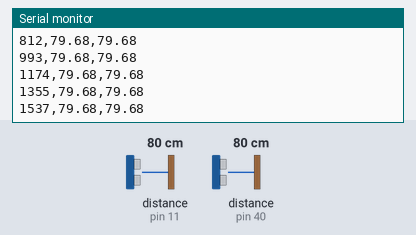
The sketch below on a simulated Arduino Mega 2560, built with avr-gcc and run on an emulated ATmega2560. Parts: the last lines printed to the serial monitor. Wiring (inferred from the names in the program): 2 × ultrasonic range finder: trigger pin 12, echo pin 11 / trigger pin 42, echo pin 40. The inputs (shaded band) are chosen by the test bench; at power-on: distance to the obstacle (sensors on pin 11, pin 40) 80 cm. The echo pulse lasts 58.3 µs per cm.

Above: at 1.7 s.
1.8 s: distance to the obstacle (sensor on pin 11) set to 2 cm
At 1.86 s:
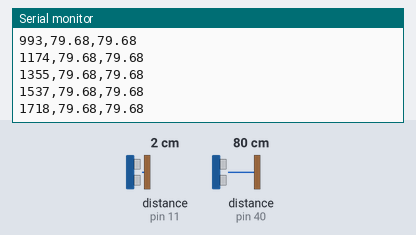
3.3 s: distance to the obstacle (sensor on pin 40) set to 60 cm
At 3.45 s:
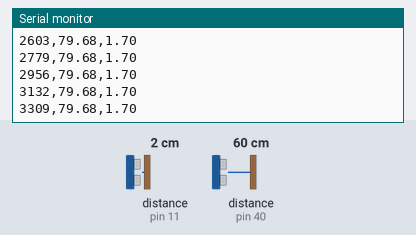
6.3 s: distance to the obstacle (sensor on pin 11) set to 4 cm
At 6.44 s:
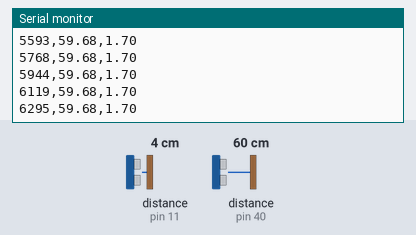
7.8 s: distance to the obstacle (sensor on pin 11) set to 299 cm
At 7.85 s:
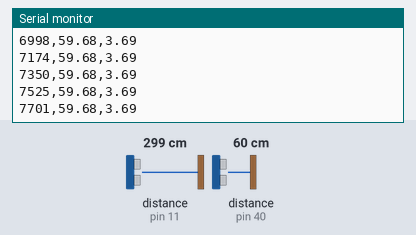
10.8 s: distance to the obstacle (sensor on pin 40) set to 2 cm
At 10.94 s:
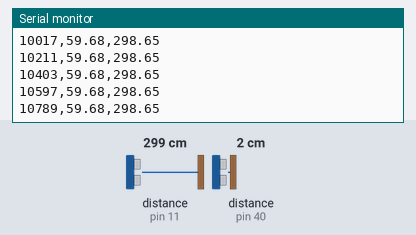
Timing chart, 0 to 13.3 s (numbered marks = the images above; inputs shaded):
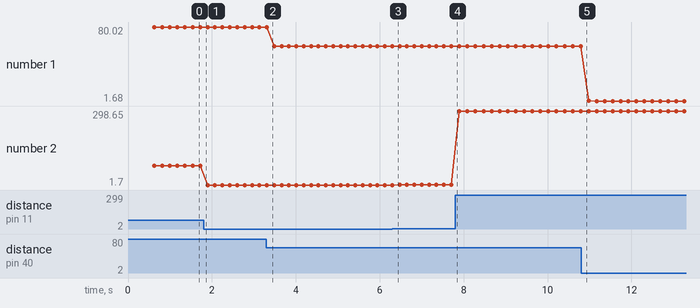

Measured:
- plotted number 1: 79.68 → 59.68 after the input at 3.3 s, 59.68 → 1.68 after the input at 10.8 s
- plotted number 2: 79.68 → 1.7 after the input at 1.8 s, 1.7 → 3.69 after the input at 6.3 s, 3.69 → 298.65 after the input at 7.8 s

The sketch:

read_ultra.ino
```cpp
const int trigObject = 42;
const int echoObject = 40;
const int trigTable = 12;
const int echoTable = 11;

const unsigned long ECHO_TIMEOUT_US = 30000UL;
const float SPEED_OF_SOUND_CM_PER_US = 0.0343f;

const int INTER_SENSOR_DELAY_MS = 60;
const int LOOP_DELAY_MS = 50;

float readUltrasonic(int trigPin, int echoPin) {
  digitalWrite(trigPin, LOW);
  delayMicroseconds(2);

  digitalWrite(trigPin, HIGH);
  delayMicroseconds(10);
  digitalWrite(trigPin, LOW);

  unsigned long duration = pulseIn(echoPin, HIGH, ECHO_TIMEOUT_US);

  if (duration == 0) return -1.0;

  float distance_cm = (duration * SPEED_OF_SOUND_CM_PER_US) / 2.0;

  if (distance_cm < 1.0 || distance_cm > 400.0) return -1.0;

  return distance_cm;
}

void setup() {
  Serial.begin(9600);

  pinMode(trigObject, OUTPUT);
  pinMode(echoObject, INPUT);
  pinMode(trigTable, OUTPUT);
  pinMode(echoTable, INPUT);

  digitalWrite(trigObject, LOW);
  digitalWrite(trigTable, LOW);

  delay(500);

  Serial.println("arduino_ms,object_raw_cm,table_raw_cm");
}

void loop() {
  float objectDist = readUltrasonic(trigObject, echoObject);
  delay(INTER_SENSOR_DELAY_MS);

  float tableDist = readUltrasonic(trigTable, echoTable);
  delay(INTER_SENSOR_DELAY_MS);

  Serial.print(millis());
  Serial.print(",");
  Serial.print(objectDist, 2);
  Serial.print(",");
  Serial.println(tableDist, 2);

  delay(LOOP_DELAY_MS);
}
```
